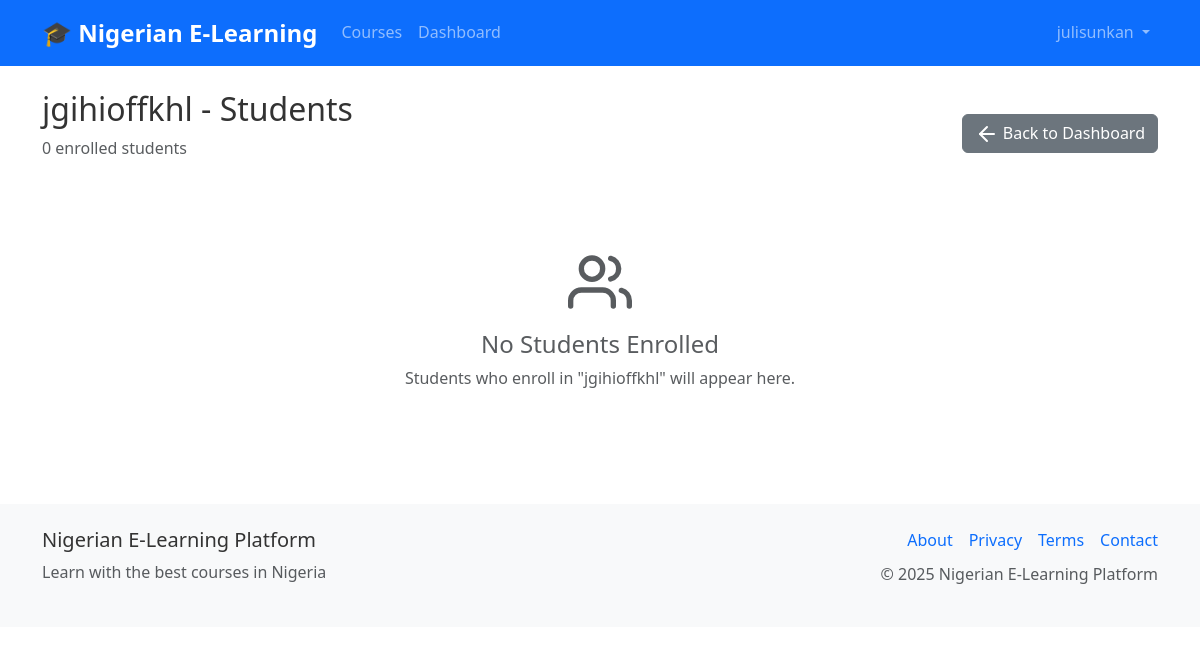
Before: /instructor/courses/1/students (signed in) with the older database file.
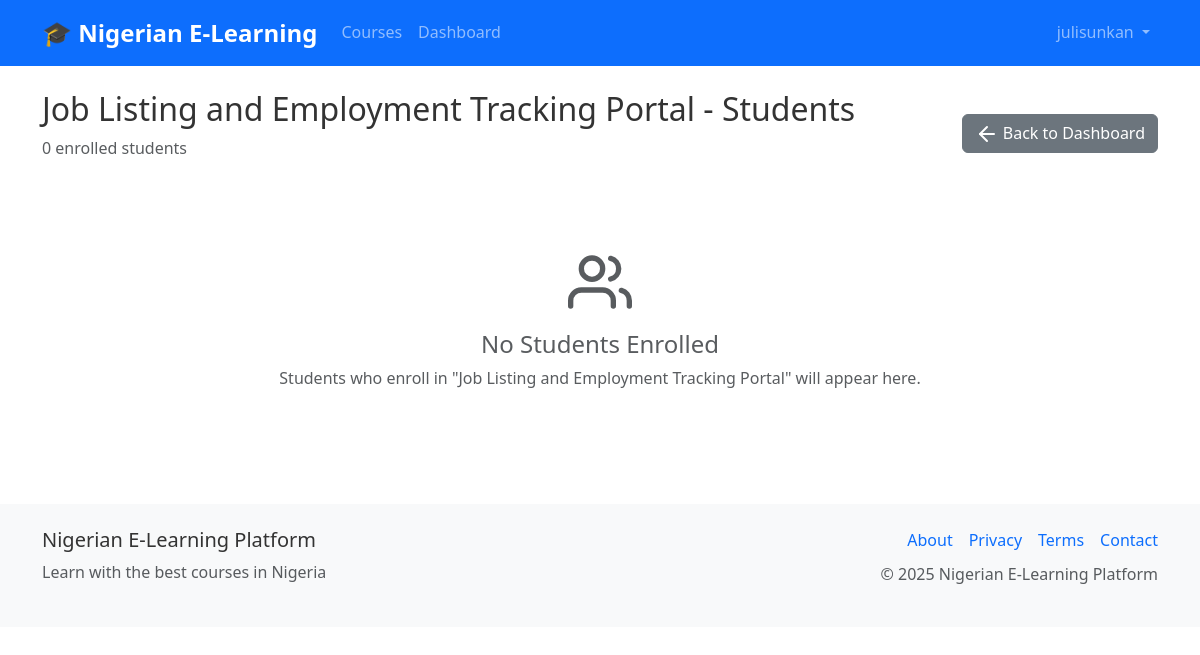
After: the same page with the newer database file.
### models.py (models this page shows, shortened)
class Course(db.Model):
    id = db.Column(db.Integer, primary_key=True)
    title = db.Column(db.String(200), nullable=False)
    description = db.Column(db.Text)
    price = db.Column(db.Float, nullable=False, default=0.0)
    instructor_id = db.Column(db.Integer, db.ForeignKey('user.id'), nullable=False)
    is_active = db.Column(db.Boolean, default=True)
    approval_status = db.Column(db.String(20), default='pending')  # pending, approved, rejected
    approved_by = db.Column(db.Integer, db.ForeignKey('user.id'))  # admin who approved
    approved_at = db.Column(db.DateTime)
    rejection_reason = db.Column(db.Text)
    min_credits_for_certificate = db.Column(db.Integer, default=70)  # Minimum credits needed for certificate
    total_available_credits = db.Column(db.Integer, default=100)     # Total credits available in course
    created_at = db.Column(db.DateTime, default=datetime.utcnow)
    updated_at = db.Column(db.DateTime, default=datetime.utcnow, onupdate=datetime.utcnow)
    lessons = db.relationship('Lesson', backref='course', lazy='dynamic', cascade='all, delete-orphan')
    enrollments = db.relationship('Enrollment', backref='course', lazy='dynamic', cascade='all, delete-orphan')
    quizzes = db.relationship('Quiz', backref='course', lazy='dynamic', cascade='all, delete-orphan')
    assignments = db.relationship('Assignment', backref='course', lazy='dynamic', cascade='all, delete-orphan')
    course_credits = db.relationship('CourseCredit', backref='course', lazy='dynamic', cascade='all, delete-orphan')
    course_vouchers = db.relationship('Voucher', foreign_keys='Voucher.course_id', backref='course', lazy='dynamic', cascade='all, delete-orphan')

### routes.py (the view)
@app.route('/instructor/courses/<int:course_id>/students')
@login_required
@instructor_required
def course_students(course_id):
    course = Course.query.get_or_404(course_id)
    if course.instructor_id != current_user.id:
        flash('Unauthorized access!', 'error')
        return redirect(url_for('dashboard'))
    enrollments = Enrollment.query.filter_by(course_id=course.id, status='approved').all()
    return render_template('instructor/course_students.html', course=course, enrollments=enrollments)

### app.py (called while the page is built)
@login_manager.user_loader
def load_user(user_id):
    from models import User
    return User.query.get(int(user_id))

### routes.py (called while the page is built)
@app.context_processor
def inject_settings():
    settings = SystemSettings.query.first()
    return dict(settings=settings)

### utils.py (called while the page is built)
def instructor_required(f):
    @wraps(f)
    def decorated_function(*args, **kwargs):
        if not current_user.is_authenticated or current_user.role not in ['admin', 'instructor', 'tutor']:
            flash('Instructor access required', 'danger')
            return redirect(url_for('dashboard'))
        return f(*args, **kwargs)
    return decorated_function

### templates/instructor/course_students.html (shortened to what the changed rows need)
{% extends "base.html" %}
{% block content %}
<div class="d-flex justify-content-between align-items-center mb-4">
    <div>
        <h2>{{ course.title }} - Students</h2>
        <p class="text-muted">{{ enrollments|length }} enrolled students</p>
    </div>
</div>
{% if enrollments %}
<div class="card">
    <div class="card-body">
        <div class="table-responsive">
            <table class="table table-hover">
                <thead>
                    <tr>
                        <th>Student</th>
                        <th>Email</th>
                        <th>Status</th>
                        <th>Enrolled</th>
                        <th>Progress</th>
                        <th>Badges</th>
                    </tr>
                </thead>
                <tbody>
                    {% for enrollment in enrollments %}
                    <tr>
                        <td>
                            <div class="d-flex align-items-center">
                                <div class="me-2">
                                    {% set badge_info = enrollment.student.get_badge_info() %}
                                    <span class="badge bg-{{ badge_info.color }}">
                                        <i data-feather="{{ badge_info.icon }}" class="me-1" style="width: 10px; height: 10px;"></i>
                                        {{ badge_info.name }}
                                    </span>
                                </div>
                                <div>
                                    <strong>{{ enrollment.student.username }}</strong>
                                    {% if enrollment.student.first_name or enrollment.student.last_name %}
                                    <br><small class="text-muted">{{ enrollment.student.first_name }} {{ enrollment.student.last_name }}</small>
                                    {% endif %}
                                </div>
                            </div>
                        </td>
                        <td>
                            {{ enrollment.student.email }}
                            {% if enrollment.student.email_verified %}
                            <i data-feather="check-circle" class="text-success ms-1" style="width: 14px; height: 14px;" title="Email Verified"></i>
                            {% endif %}
                        </td>
                        <td>
                            <span class="badge bg-{% if enrollment.status == 'approved' %}success{% elif enrollment.status == 'pending' %}warning{% else %}danger{% endif %}">
                                {{ enrollment.status.title() }}
                            </span>
                        </td>
                        <td>
                            <small>{{ enrollment.created_at.strftime('%Y-%m-%d') }}</small>
                            {% if enrollment.approved_at %}
                            <br><small class="text-success">Approved: {{ enrollment.approved_at.strftime('%Y-%m-%d') }}</small>
                            {% endif %}
                        </td>
                        <td>
                            <div class="progress" style="height: 6px;">
                                <div class="progress-bar" role="progressbar" style="width: 75%" aria-valuenow="75" aria-valuemin="0" aria-valuemax="100"></div>
                            </div>
                            <small class="text-muted">75% complete</small>
                        </td>
                        <td>
                            {% for badge in enrollment.student.get_verification_badges() %}
                            <span class="badge bg-{{ badge.color }} me-1" style="font-size: 0.7em;">
                                <i data-feather="{{ badge.icon }}" style="width: 8px; height: 8px;"></i>
                                {{ badge.name }}
                            </span>
                            {% endfor %}
                        </td>
                    </tr>
                    {% endfor %}
                </tbody>
            </table>
        </div>
    </div>
</div>
{% else %}
<div class="text-center py-5">
    <i data-feather="users" class="text-muted mb-3" style="width: 64px; height: 64px;"></i>
    <h4 class="text-muted">No Students Enrolled</h4>
    <p class="text-muted">Students who enroll in "{{ course.title }}" will appear here.</p>
</div>
{% endif %}
{% endblock %}

Changed rows visible on the page:
changed Course: title "jgihioffkhl" → "Job Listing and Employment Tracking Portal"
